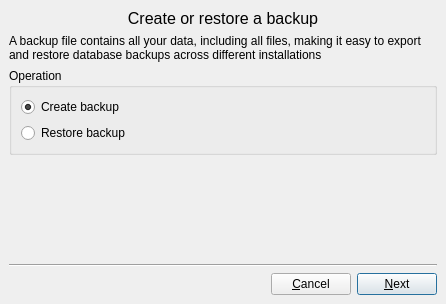
<?xml version="1.0" encoding="UTF-8"?>
<ui version="4.0">
 <class>BackupDialog</class>
 <widget class="QDialog" name="BackupDialog">
  <property name="windowModality">
   <enum>Qt::WindowModal</enum>
  </property>
  <property name="geometry">
   <rect>
    <x>0</x>
    <y>0</y>
    <width>446</width>
    <height>304</height>
   </rect>
  </property>
  <property name="windowTitle">
   <string>Database Backup</string>
  </property>
  <layout class="QVBoxLayout" name="verticalLayout">
   <property name="margin">
    <number>0</number>
   </property>
   <item>
    <widget class="QStackedWidget" name="stackedWidget">
     <property name="currentIndex">
      <number>0</number>
     </property>
     <widget class="QWidget" name="chooseOp">
      <layout class="QVBoxLayout" name="verticalLayout_3">
       <item>
        <widget class="QLabel" name="label">
         <property name="styleSheet">
          <string notr="true">font-size:16px;</string>
         </property>
         <property name="text">
          <string>Create or restore a backup</string>
         </property>
         <property name="alignment">
          <set>Qt::AlignCenter</set>
         </property>
        </widget>
       </item>
       <item>
        <widget class="QLabel" name="label_2">
         <property name="text">
          <string>A backup file contains all your data, including all files, making it easy to export and restore database backups across different installations</string>
         </property>
         <property name="wordWrap">
          <bool>true</bool>
         </property>
        </widget>
       </item>
       <item>
        <widget class="QGroupBox" name="groupBox">
         <property name="title">
          <string>Operation</string>
         </property>
         <layout class="QVBoxLayout" name="verticalLayout_2">
          <item>
           <widget class="QRadioButton" name="createRadioButton">
            <property name="text">
             <string>Create backup</string>
            </property>
            <property name="checked">
             <bool>true</bool>
            </property>
           </widget>
          </item>
          <item>
           <widget class="QRadioButton" name="restoreRadioButton">
            <property name="text">
             <string>Restore backup</string>
            </property>
           </widget>
          </item>
         </layout>
        </widget>
       </item>
       <item>
        <spacer name="verticalSpacer">
         <property name="orientation">
          <enum>Qt::Vertical</enum>
         </property>
         <property name="sizeHint" stdset="0">
          <size>
           <width>20</width>
           <height>40</height>
          </size>
         </property>
        </spacer>
       </item>
       <item>
        <widget class="Line" name="line">
         <property name="orientation">
          <enum>Qt::Horizontal</enum>
         </property>
        </widget>
       </item>
       <item>
        <layout class="QHBoxLayout" name="horizontalLayout">
         <item>
          <spacer name="horizontalSpacer">
           <property name="orientation">
            <enum>Qt::Horizontal</enum>
           </property>
           <property name="sizeHint" stdset="0">
            <size>
             <width>40</width>
             <height>20</height>
            </size>
           </property>
          </spacer>
         </item>
         <item>
          <widget class="QPushButton" name="chooseCancelButton">
           <property name="text">
            <string>&amp;Cancel</string>
           </property>
           <property name="autoDefault">
            <bool>false</bool>
           </property>
          </widget>
         </item>
         <item>
          <widget class="QPushButton" name="chooseNextButton">
           <property name="text">
            <string>&amp;Next</string>
           </property>
           <property name="default">
            <bool>true</bool>
           </property>
          </widget>
         </item>
        </layout>
       </item>
      </layout>
     </widget>
     <widget class="QWidget" name="exportOp">
      <layout class="QVBoxLayout" name="verticalLayout_4">
       <item>
        <widget class="QLabel" name="label_3">
         <property name="styleSheet">
          <string notr="true">font-size:16px;</string>
         </property>
         <property name="text">
          <string>Create a new backup file</string>
         </property>
         <property name="alignment">
          <set>Qt::AlignCenter</set>
         </property>
        </widget>
       </item>
       <item>
        <widget class="QGroupBox" name="groupBox_2">
         <property name="title">
          <string>Save as</string>
         </property>
         <layout class="QHBoxLayout" name="horizontalLayout_3">
          <item>
           <widget class="QLabel" name="label_4">
            <property name="text">
             <string>Backup file:</string>
            </property>
           </widget>
          </item>
          <item>
           <widget class="QLineEdit" name="exportDestLineEdit">
            <property name="placeholderText">
             <string>Please select destination...</string>
            </property>
           </widget>
          </item>
          <item>
           <widget class="QPushButton" name="exportBrowseButton">
            <property name="text">
             <string>B&amp;rowse...</string>
            </property>
           </widget>
          </item>
         </layout>
        </widget>
       </item>
       <item>
        <spacer name="verticalSpacer_2">
         <property name="orientation">
          <enum>Qt::Vertical</enum>
         </property>
         <property name="sizeHint" stdset="0">
          <size>
           <width>20</width>
           <height>164</height>
          </size>
         </property>
        </spacer>
       </item>
       <item>
        <widget class="Line" name="line_2">
         <property name="orientation">
          <enum>Qt::Horizontal</enum>
         </property>
        </widget>
       </item>
       <item>
        <layout class="QHBoxLayout" name="horizontalLayout_2">
         <item>
          <spacer name="horizontalSpacer_2">
           <property name="orientation">
            <enum>Qt::Horizontal</enum>
           </property>
           <property name="sizeHint" stdset="0">
            <size>
             <width>40</width>
             <height>20</height>
            </size>
           </property>
          </spacer>
         </item>
         <item>
          <widget class="QPushButton" name="exportBackButton">
           <property name="text">
            <string>&amp;Back</string>
           </property>
           <property name="autoDefault">
            <bool>false</bool>
           </property>
          </widget>
         </item>
         <item>
          <widget class="QPushButton" name="backupButton">
           <property name="enabled">
            <bool>false</bool>
           </property>
           <property name="text">
            <string>B&amp;ackup</string>
           </property>
           <property name="default">
            <bool>true</bool>
           </property>
          </widget>
         </item>
        </layout>
       </item>
      </layout>
     </widget>
     <widget class="QWidget" name="importOp">
      <layout class="QVBoxLayout" name="verticalLayout_6">
       <item>
        <widget class="QLabel" name="label_5">
         <property name="styleSheet">
          <string notr="true">font-size:16px;</string>
         </property>
         <property name="text">
          <string>Restore an existing backup file</string>
         </property>
         <property name="alignment">
          <set>Qt::AlignCenter</set>
         </property>
        </widget>
       </item>
       <item>
        <widget class="QGroupBox" name="groupBox_3">
         <property name="title">
          <string>Restore</string>
         </property>
         <layout class="QHBoxLayout" name="horizontalLayout_6">
          <item>
           <widget class="QLabel" name="label_6">
            <property name="text">
             <string>Backup file:</string>
            </property>
           </widget>
          </item>
          <item>
           <widget class="QLineEdit" name="importDestLineEdit">
            <property name="placeholderText">
             <string>Please select a backup file...</string>
            </property>
           </widget>
          </item>
          <item>
           <widget class="QPushButton" name="importBrowseButton">
            <property name="text">
             <string>B&amp;rowse...</string>
            </property>
           </widget>
          </item>
         </layout>
        </widget>
       </item>
       <item>
        <spacer name="verticalSpacer_4">
         <property name="orientation">
          <enum>Qt::Vertical</enum>
         </property>
         <property name="sizeHint" stdset="0">
          <size>
           <width>20</width>
           <height>164</height>
          </size>
         </property>
        </spacer>
       </item>
       <item>
        <widget class="Line" name="line_4">
         <property name="orientation">
          <enum>Qt::Horizontal</enum>
         </property>
        </widget>
       </item>
       <item>
        <layout class="QHBoxLayout" name="horizontalLayout_7">
         <item>
          <spacer name="horizontalSpacer_4">
           <property name="orientation">
            <enum>Qt::Horizontal</enum>
           </property>
           <property name="sizeHint" stdset="0">
            <size>
             <width>40</width>
             <height>20</height>
            </size>
           </property>
          </spacer>
         </item>
         <item>
          <widget class="QPushButton" name="importBackButton">
           <property name="text">
            <string>&amp;Back</string>
           </property>
           <property name="autoDefault">
            <bool>false</bool>
           </property>
          </widget>
         </item>
         <item>
          <widget class="QPushButton" name="restoreButton">
           <property name="enabled">
            <bool>false</bool>
           </property>
           <property name="text">
            <string>Res&amp;tore</string>
           </property>
           <property name="default">
            <bool>true</bool>
           </property>
          </widget>
         </item>
        </layout>
       </item>
      </layout>
     </widget>
     <widget class="QWidget" name="backupProgress">
      <layout class="QVBoxLayout" name="verticalLayout_5">
       <item>
        <widget class="QLabel" name="resultLabel">
         <property name="styleSheet">
          <string notr="true">font-size:16px;</string>
         </property>
         <property name="text">
          <string>Please wait...</string>
         </property>
         <property name="alignment">
          <set>Qt::AlignCenter</set>
         </property>
         <property name="wordWrap">
          <bool>true</bool>
         </property>
        </widget>
       </item>
       <item>
        <layout class="QHBoxLayout" name="horizontalLayout_4">
         <item>
          <widget class="QLabel" name="progressLabel">
           <property name="text">
            <string>Initializing...</string>
           </property>
          </widget>
         </item>
         <item>
          <widget class="QProgressBar" name="progressBar">
           <property name="maximum">
            <number>0</number>
           </property>
           <property name="value">
            <number>-1</number>
           </property>
          </widget>
         </item>
        </layout>
       </item>
       <item>
        <spacer name="verticalSpacer_3">
         <property name="orientation">
          <enum>Qt::Vertical</enum>
         </property>
         <property name="sizeHint" stdset="0">
          <size>
           <width>20</width>
           <height>213</height>
          </size>
         </property>
        </spacer>
       </item>
       <item>
        <widget class="Line" name="line_3">
         <property name="orientation">
          <enum>Qt::Horizontal</enum>
         </property>
        </widget>
       </item>
       <item>
        <layout class="QHBoxLayout" name="horizontalLayout_5">
         <item>
          <spacer name="horizontalSpacer_3">
           <property name="orientation">
            <enum>Qt::Horizontal</enum>
           </property>
           <property name="sizeHint" stdset="0">
            <size>
             <width>40</width>
             <height>20</height>
            </size>
           </property>
          </spacer>
         </item>
         <item>
          <widget class="QPushButton" name="cancelBackupProgressButton">
           <property name="enabled">
            <bool>false</bool>
           </property>
           <property name="text">
            <string>&amp;Cancel</string>
           </property>
          </widget>
         </item>
         <item>
          <widget class="QPushButton" name="finishButton">
           <property name="enabled">
            <bool>false</bool>
           </property>
           <property name="text">
            <string>&amp;Finish</string>
           </property>
           <property name="default">
            <bool>true</bool>
           </property>
          </widget>
         </item>
        </layout>
       </item>
      </layout>
     </widget>
    </widget>
   </item>
  </layout>
 </widget>
 <resources/>
 <connections/>
</ui>
